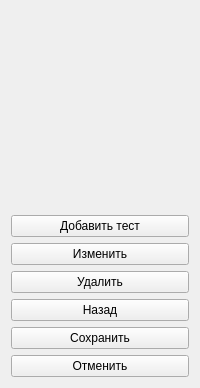
               <widget class="QWidget" name="testButtons">
                <layout class="QVBoxLayout" name="verticalLayout_13">
                 <item>
                  <spacer name="verticalSpacer_10">
                   <property name="orientation">
                    <enum>Qt::Vertical</enum>
                   </property>
                   <property name="sizeHint" stdset="0">
                    <size>
                     <width>20</width>
                     <height>204</height>
                    </size>
                   </property>
                  </spacer>
                 </item>
                 <item>
                  <widget class="QPushButton" name="addTestButton">
                   <property name="text">
                    <string>Добавить тест</string>
                   </property>
                  </widget>
                 </item>
                 <item>
                  <widget class="QPushButton" name="editTestButton">
                   <property name="text">
                    <string>Изменить</string>
                   </property>
                  </widget>
                 </item>
                 <item>
                  <widget class="QPushButton" name="deleteTestButton">
                   <property name="text">
                    <string>Удалить</string>
                   </property>
                  </widget>
                 </item>
                 <item>
                  <widget class="QPushButton" name="exitTestsButton">
                   <property name="text">
                    <string>Назад</string>
                   </property>
                  </widget>
                 </item>
                 <item>
                  <widget class="QPushButton" name="saveTestChangesButton">
                   <property name="text">
                    <string>Сохранить</string>
                   </property>
                  </widget>
                 </item>
                 <item>
                  <widget class="QPushButton" name="cancelTestChangesButton">
                   <property name="text">
                    <string>Отменить</string>
                   </property>
                  </widget>
                 </item>
                </layout>
               </widget>
